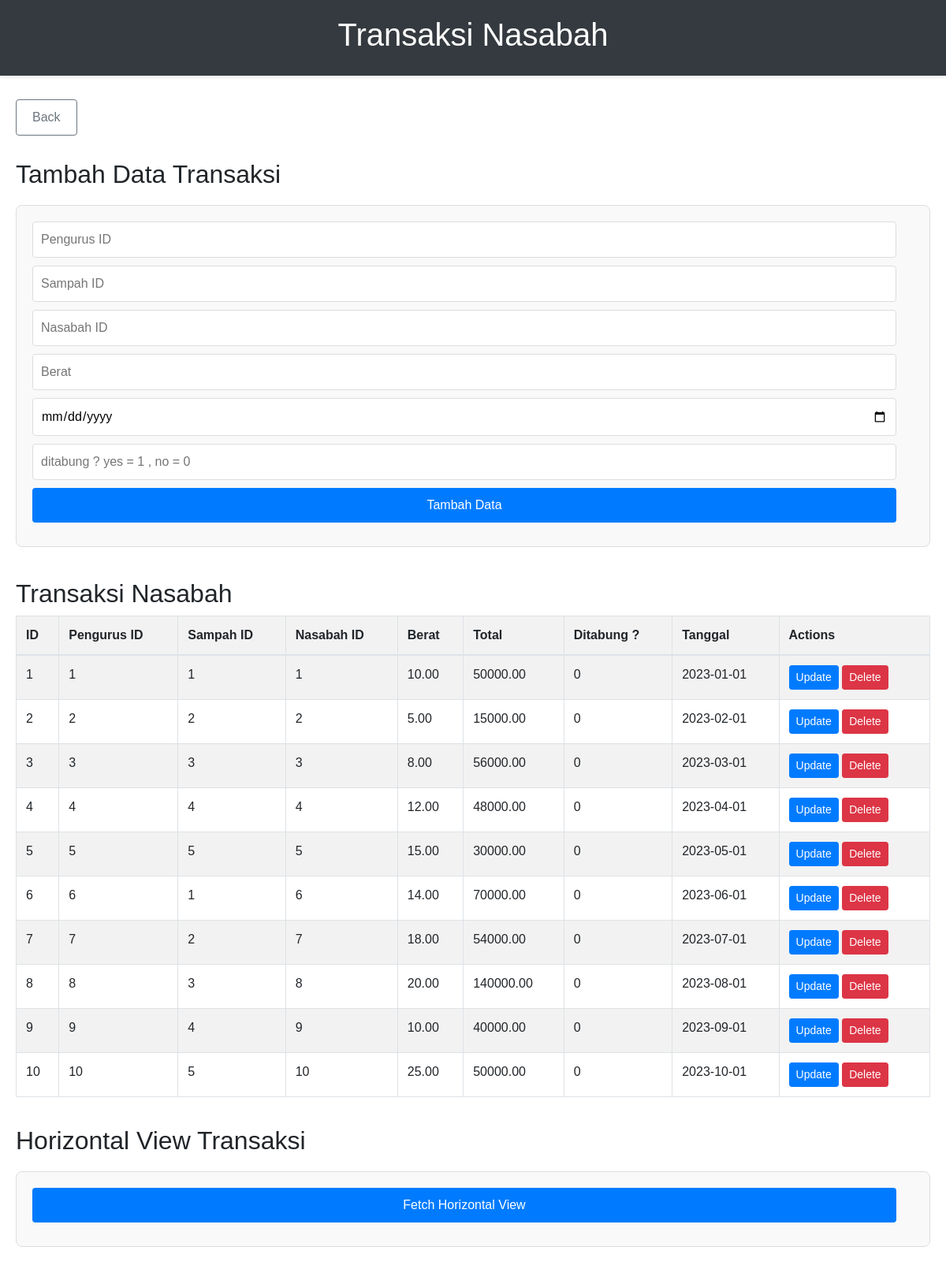
The app's page /admin/tnasabah/transaksi_n.php with its own data.
### tables this page shows
CREATE TABLE `transaksi_nasabah` (
  `id` int(11) NOT NULL,
  `pengurus_id` int(11) DEFAULT NULL,
  `sampah_id` int(11) DEFAULT NULL,
  `nasabah_id` int(11) DEFAULT NULL,
  `berat` decimal(10,2) NOT NULL,
  `total` decimal(10,2) NOT NULL,
  `ditabung` tinyint(1) NOT NULL,
  `tanggal` date NOT NULL
);

### admin/tnasabah/transaksi_n.php (the view, shortened to what this page needs)
<?php
$servername = "localhost";
$username = "root";
$password = "";
$dbname = "bank_sampah";
$conn = new mysqli($servername, $username, $password, $dbname);
$sql = "SELECT id, pengurus_id, sampah_id, nasabah_id, berat, total, ditabung, tanggal FROM transaksi_nasabah";
$result = $conn->query($sql);
?>
<!DOCTYPE html>
<html lang="en">
<head>
    <link rel="stylesheet" href="https://maxcdn.bootstrapcdn.com/bootstrap/4.5.2/css/bootstrap.min.css">
</head>
<body>
    <header>
        <h1>Transaksi Nasabah</h1>
    </header>
    <main>
        <a href="http://localhost/Sampah/admin/admin.php" class="back-button">Back</a>
        <section>
            <h2>Tambah Data Transaksi</h2>
            <form action="create.php" method="POST">
                <input type="text" name="pengurus_id" placeholder="Pengurus ID" required>
                <input type="text" name="sampah_id" placeholder="Sampah ID" required>
                <input type="text" name="nasabah_id" placeholder="Nasabah ID" required>
                <input type="text" name="berat" placeholder="Berat" required>
                <input type="date" name="tanggal" placeholder="Tanggal" required>
                <input type="text" name="ditabung" placeholder="ditabung ? yes = 1 , no = 0" required>
                <button type="submit">Tambah Data</button>
            </form>
        </section>
        <section>
            <h2>Transaksi Nasabah</h2>
            <table class="table table-bordered table-striped">
                <thead>
                    <tr>
                        <th>ID</th>
                        <th>Pengurus ID</th>
                        <th>Sampah ID</th>
                        <th>Nasabah ID</th>
                        <th>Berat</th>
                        <th>Total</th>
                        <th>Ditabung ?</th>
                        <th>Tanggal</th>
                        <th>Actions</th>
                    </tr>
                </thead>
                <tbody>
                    <?php
                    if ($result->num_rows > 0) {
                        while($row = $result->fetch_assoc()) {
                            echo "<tr>
                                    <td>{$row['id']}</td>
                                    <td>{$row['pengurus_id']}</td>
                                    <td>{$row['sampah_id']}</td>
                                    <td>{$row['nasabah_id']}</td>
                                    <td>{$row['berat']}</td>
                                    <td>{$row['total']}</td>
                                    <td>{$row['ditabung']}</td>
                                    <td>{$row['tanggal']}</td>
                                    <td>
                                        <a href='update.php?id={$row['id']}' class='btn btn-primary btn-sm'>Update</a>
                                        <a href='delete.php?id={$row['id']}' class='btn btn-danger btn-sm'>Delete</a>
                                    </td>
                                </tr>";
                        }
                    } else {
                        echo "<tr><td colspan='8'>No data found</td></tr>";
                    }
                    ?>
                </tbody>
            </table>
        </section>
        <section>
            <h2>Horizontal View Transaksi</h2>
            <form action="horizontal_view.php" method="GET">
                <button type="submit">Fetch Horizontal View</button>
        </section>

### admin/tnasabah/transaksi_n.php (style rules this page uses)
body { font-family: Arial, sans-serif; margin: 0; padding: 0; display: flex; flex-direction: column; min-height: 100vh; }
header { width: 100%; background-color: #343a3f; color: white; padding: 20px 0; text-align: center; box-shadow: 0 2px 4px rgba(0, 0, 0, 0.1); }
main { flex: 1; width: 100%; max-width: 1200px; margin: 0 auto; padding: 20px; box-sizing: border-box; padding-bottom: 60px; }
section { margin: 20px 0; width: 100%; overflow-x: auto; }
table { width: 100%; border-collapse: collapse; margin: auto; }
th, td { padding: 10px; text-align: left; border: 1px solid #ddd; }
th { background-color: #f2f2f2; }
form { margin: 20px 0; padding: 20px; border: 1px solid #ddd; border-radius: 8px; background-color: #f9f9f9; }
form input, form button { margin-bottom: 10px; padding: 10px; border: 1px solid #ddd; border-radius: 4px; width: calc(100% - 22px); }
form button { background-color: #007bff; color: white; border: none; cursor: pointer; }
.back-button { display: inline-block; padding: 10px 20px; background-color: white; color: #6c757d; text-align: center; text-decoration: none; border-radius: 4px; font-size: 16px; margin: 10px 0; border: 1px solid #6c757d; }

### records on screen
transaksi_nasabah: id "1", pengurus "1", sampah "1", nasabah "1", berat "10.00", total "50000.00", ditabung "0", tanggal "2023-01-01"
transaksi_nasabah: id "2", pengurus "2", sampah "2", nasabah "2", berat "5.00", total "15000.00", ditabung "0", tanggal "2023-02-01"
transaksi_nasabah: id "3", pengurus "3", sampah "3", nasabah "3", berat "8.00", total "56000.00", ditabung "0", tanggal "2023-03-01"
transaksi_nasabah: id "4", pengurus "4", sampah "4", nasabah "4", berat "12.00", total "48000.00", ditabung "0", tanggal "2023-04-01"
transaksi_nasabah: id "5", pengurus "5", sampah "5", nasabah "5", berat "15.00", total "30000.00", ditabung "0", tanggal "2023-05-01"
transaksi_nasabah: id "6", pengurus "6", sampah "1", nasabah "6", berat "14.00", total "70000.00", ditabung "0", tanggal "2023-06-01"
transaksi_nasabah: id "7", pengurus "7", sampah "2", nasabah "7", berat "18.00", total "54000.00", ditabung "0", tanggal "2023-07-01"
transaksi_nasabah: id "8", pengurus "8", sampah "3", nasabah "8", berat "20.00", total "140000.00", ditabung "0", tanggal "2023-08-01"
transaksi_nasabah: id "9", pengurus "9", sampah "4", nasabah "9", berat "10.00", total "40000.00", ditabung "0", tanggal "2023-09-01"
transaksi_nasabah: id "10", pengurus "10", sampah "5", nasabah "10", berat "25.00", total "50000.00", ditabung "0", tanggal "2023-10-01"
